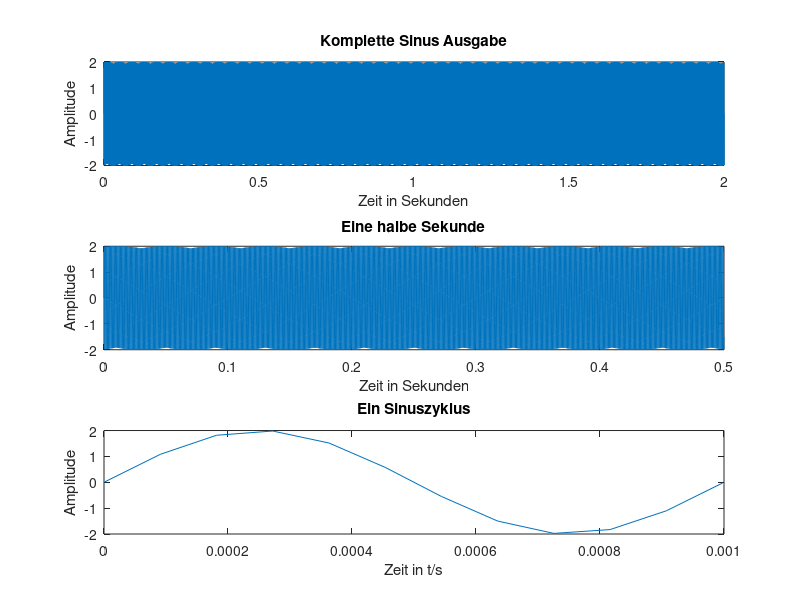

MATLAB code for this plot:
% Einführung in Matlab – Programmieren eines Sinussignals
%
% Fabian Andresen und Johannes Bluhm 11.11.2020
%
% MATLAB R2019b
%
% Dieses Programm generiert ein Sinussignal, grafisch und hörbar
%
% Abgabe Donnerstag, 12.11.2020

clc;       % Kommandofenster bereinigen
clear;     % Variablen bereinigen
close all; % Alles schließen

% Parameter
fa = 11025; % Abtastrate
f = 1000;   % Signalfrequenz
td = 2;     % Signaldauer
a = 2;      % Amplitude (Lautstärke)

% Berechnung
t = 1/fa;          % Abtastperiode
tVec = 0 : t : td; % Zeitvektor
sinVec = a * sin(2 * pi * f * tVec); % Sinusformel

% Aufgabe 2.2 Signal mit sound Befehl ausgeben
%sound (sinVec, 4000);
disp(length(sinVec)/4000); %Länge des Sounds
%sound (sinVec);
disp(length(sinVec)/fa); %Länge des Sounds
%sound (sinVec, fa);
disp(length(sinVec)/fa); %Länge des Sounds
%sound (sinVec, 2 * fa);
disp(length(sinVec)/(2*fa)); %Länge des Sounds

% Aufgabe 2.3
% Komplette 2 Sekunden Ausgabe
figure(1) % Fenster
subplot(3, 1, 1) % Graphenanordnung
plot(tVec, sinVec); % Sinus wird erzeugt im Fenster
xlabel('Zeit in Sekunden'); % x-Achse wird beschriftet
ylabel('Amplitude'); % y-Achse wird beschriftet
title('Komplette Sinus Ausgabe'); % Titel des Graphs

% Aufgabe 2.4
% Halbe Sekunde
subplot(3, 1, 2) % Graphenanordnung
plot(tVec(ceil(1:td*fa/4)), sinVec(ceil(1:td*fa/4))); % Sinus wird erzeugt im Fenster
xlabel('Zeit in Sekunden'); % x-Achse wird beschriftet
ylabel('Amplitude'); % y-Achse wird beschriftet
title('Eine halbe Sekunde'); % Titel des Graphs

% Ein Sinuszyklus
subplot(3, 1, 3) % Graphenanordnung
plot(tVec(1:ceil(fa/f)), sinVec(1:ceil(fa/f))); % Sinus wird erzeugt im Fenster
xlabel('Zeit in t/s'); % x-Achse wird beschriftet
ylabel('Amplitude'); % y-Achse wird beschriftet
title('Ein Sinuszyklus'); % Titel des Graphs
